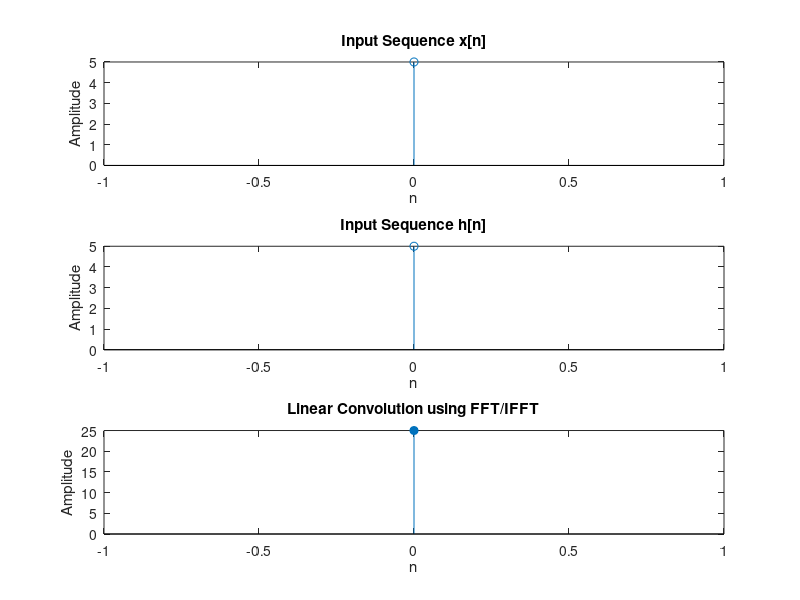

MATLAB code for this plot:
clc;
clear;
close all;

% Take input sequences from the user
x = input('Enter input sequence x: ');
h = input('Enter input sequence h: ');

% Find lengths of input sequences
M = length(x);
N = length(h);

% Length required for linear convolution
L = M + N - 1;

% Perform FFT after zero padding
X = fft(x, L);
H = fft(h, L);

% Multiplication in frequency domain
Y = X .* H;

% Convert back to time domain using IFFT
y = ifft(Y);

% Remove very small numerical errors
y = real(y);

% Display the result
disp('Linear Convolution using FFT and IFFT:');
disp(y);

% Plot input sequence x[n]
subplot(3,1,1);
stem(0:M-1, x);
xlabel('n');
ylabel('Amplitude');
title('Input Sequence x[n]');


% Plot input sequence h[n]
subplot(3,1,2);
stem(0:N-1, h);
xlabel('n');
ylabel('Amplitude');
title('Input Sequence h[n]');


% Plot convolution result
subplot(3,1,3);
stem(0:L-1, y, 'filled');
xlabel('n');
ylabel('Amplitude');
title('Linear Convolution using FFT/IFFT');
